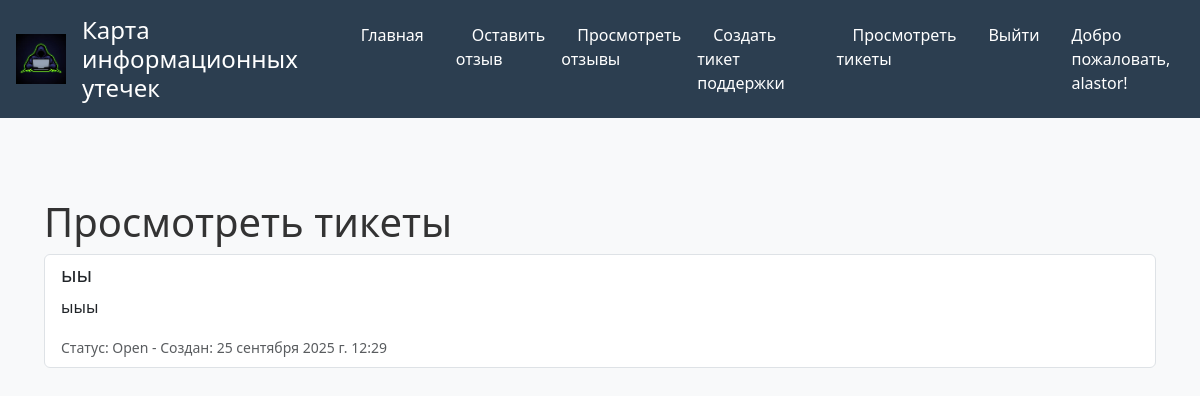
Screenshot of /view_tickets/ (signed in) with the database file from the repository.
### leaksmap/models.py (models this page shows, shortened)
class SupportTicket(models.Model):
    STATUS_CHOICES = [
        ('open', 'Open'),
        ('in_progress', 'In Progress'),
        ('closed', 'Closed'),
    ]
    user = models.ForeignKey(User, on_delete=models.CASCADE)
    title = models.CharField(max_length=255)
    description = models.TextField()
    status = models.CharField(max_length=20, choices=STATUS_CHOICES, default='open')
    created_at = models.DateTimeField(auto_now_add=True)
    updated_at = models.DateTimeField(auto_now=True)
    def get_status_display(self):
        return dict(self.STATUS_CHOICES).get(self.status, 'Unknown')

### leaksmap/support.py (the view)
# urls.py: path('view_tickets/', support.view_tickets, name='view_tickets'),
@login_required
def view_tickets(request):
    tickets = SupportTicket.objects.filter(user=request.user).order_by('-created_at')
    return render(request, 'leaksmap/view_tickets.html', {'tickets': tickets})

### leaksmap/templates/leaksmap/view_tickets.html (shortened to what this page needs)
{% extends "leaksmap/base.html" %}
{% block content %}
    <div class="container mt-5">
        <h1>Просмотреть тикеты</h1>
        <ul class="list-group">
            {% for ticket in tickets %}
                <li class="list-group-item">
                    <h5>{{ ticket.title }}</h5>
                    <p>{{ ticket.description }}</p>
                    <small class="text-muted">Статус: {{ ticket.get_status_display }} - Создан: {{ ticket.created_at }}</small>
                </li>
            {% endfor %}
        </ul>
    </div>
{% endblock %}

### leaksmap/templates/leaksmap/base.html (shortened to what this page needs)
{% load static %}
<!DOCTYPE html>
<html lang="en">
<head>
    <link href="https://cdn.jsdelivr.net/npm/bootstrap@5.3.8/dist/css/bootstrap.min.css" rel="stylesheet">
    <link rel="stylesheet" href="{% static 'CSS/main.css' %}">
    <link rel="stylesheet" href="https://use.fontawesome.com/releases/v6.6.0/css/all.css">
</head>
<body>
    <header>
<img src="{% static 'IMG/logo.png' %}" alt="Logo" style="width: 50px; height: 50px;">
        <h1>Карта информационных утечек</h1>
        <nav>
            <ul>
                <li><a href="{% url 'home' %}">Главная</a></li>
                <li><a href="{% url 'feedback' %}">Оставить отзыв</a></li>
                <li><a href="{% url 'view_feedback' %}">Просмотреть отзывы</a></li>
                {% if user.is_authenticated %}
                    <li><a href="{% url 'create_ticket' %}">Создать тикет поддержки</a></li>
                    <li><a href="{% url 'view_tickets' %}">Просмотреть тикеты</a></li>
                    <li><a href="{% url 'logout' %}">Выйти</a></li>
                    <li>Добро пожаловать, {{ user.username }}!</li>
                {% else %}
                    <li><a href="{% url 'login' %}">Войти</a></li>
                    <li><a href="{% url 'register' %}">Зарегистрироваться</a></li>
                {% endif %}
            </ul>
        </nav>
    </header>
    <main>
        {% block content %}
        {% endblock %}
    </main>
</body>
</html>

### leaksmap/static/CSS/main.css (style rules this page uses)
body { font-family: 'Segoe UI', Tahoma, Geneva, Verdana, sans-serif; background-color: #f8f9fa; color: #333; margin: 0; padding: 0; }
header { background-color: #2c3e50; color: white; padding: 1rem; display: flex; align-items: center; gap: 1rem; }
header h1 { margin: 0; font-size: 1.5rem; }
nav ul { list-style: none; padding: 0; margin: 0; display: flex; gap: 1rem; }
nav a { color: white; text-decoration: none; padding: 0.5rem 1rem; border-radius: 4px; transition: background-color 0.3s; }
main { padding: 2rem; max-width: 1200px; margin: 0 auto; }

### rows the page displays
SupportTicket: title "ыы", description "ыыы", status "Open", created_at "25 сентября 2025 г. 12:29"

### other values shown
{{ user.username }} "alastor"
